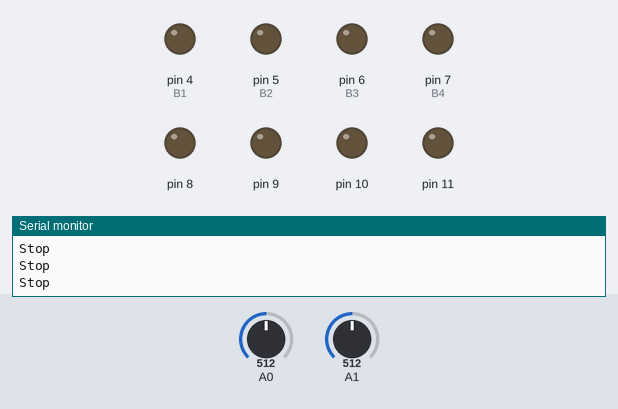
A sketch run on a simulated Arduino Uno, built with avr-gcc and run on an emulated ATmega328P. Shown: output pins drawn as LEDs (lit = HIGH), the last lines printed to the serial monitor. The test bench sets the inputs (shaded band); at power-on: A0 = 512, A1 = 512.

Above: at 1.2 s.
1.3 s: A0 set to 582
4.3 s: A0 set to 608
At 5.1 s:
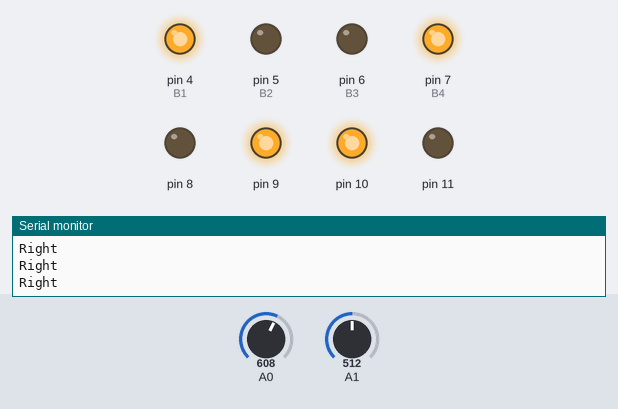
5.8 s: A1 set to 588
7.3 s: A1 set to 618
At 8.5 s:
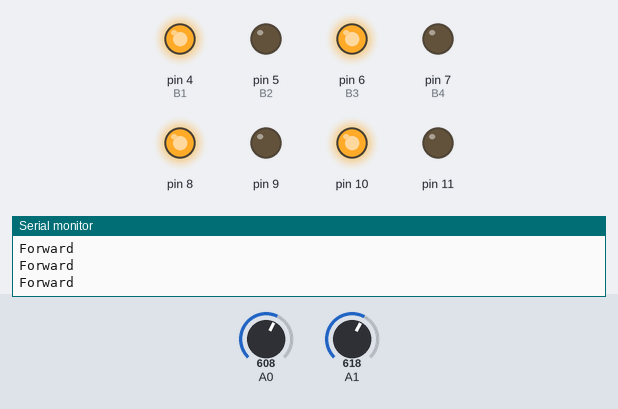
8.8 s: A0 set to 590
At 9.9 s:
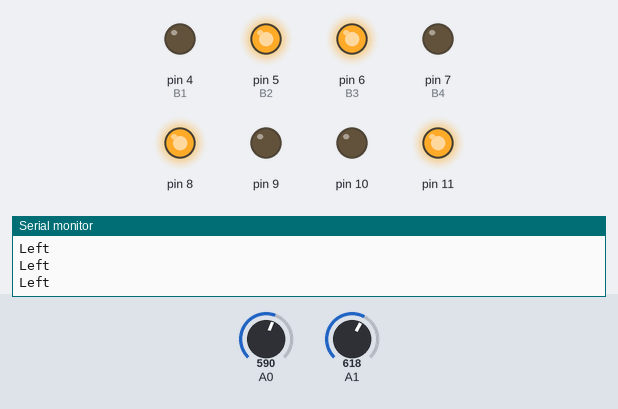
10.3 s: A0 set to 610
At 11.1 s:
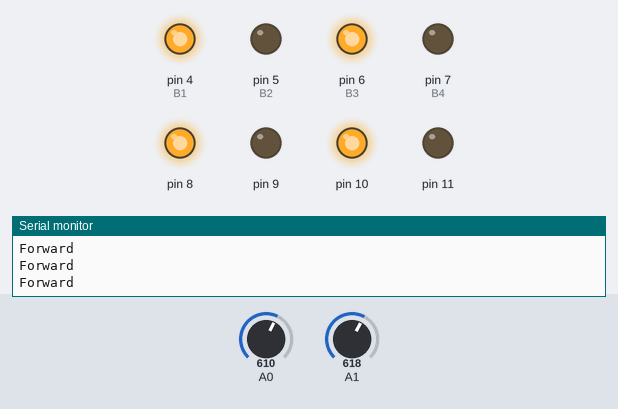
Timing chart, 0 to 12.8 s (numbered marks = the images above; inputs shaded):
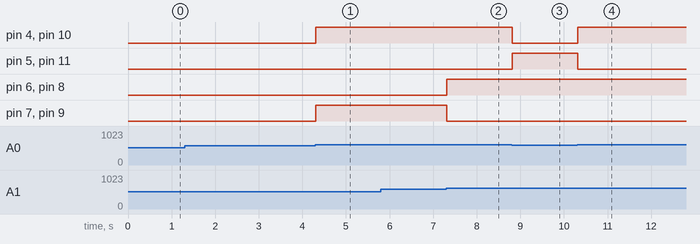

The sketch:

Final_code_for_Swarm_robo.ino
```cpp
#define B1 4
#define B2 5
#define B3 6
#define B4 7
void setup() {
  Serial.begin(9600);
  pinMode(8,OUTPUT);
  pinMode(9,OUTPUT);
  pinMode(10,OUTPUT);
  pinMode(11,OUTPUT);
  pinMode(B1,OUTPUT);
  pinMode(B2,OUTPUT);
  pinMode(B3,OUTPUT);
  pinMode(B4,OUTPUT);
  pinMode(A0,INPUT);
  pinMode(A1,INPUT);
}

  void moveRobot(String motion)
  {
    if(motion == "Forward")
    {
      digitalWrite(8,HIGH);
      digitalWrite(9,LOW);
      digitalWrite(10,HIGH);
      digitalWrite(11,LOW);
      Serial.println("Forward");
    }

     if(motion == "Backward")
    {
      digitalWrite(8,LOW);
      digitalWrite(9,HIGH);
      digitalWrite(10,LOW);
      digitalWrite(11,HIGH);
      Serial.println("Backward");
    }

     if(motion == "Right")
    {
      digitalWrite(8,HIGH);
      digitalWrite(9,LOW);
      digitalWrite(10,LOW);
      digitalWrite(11,HIGH);
      Serial.println("Left");

    }

     if(motion == "Left")
    {
      digitalWrite(8,LOW);
      digitalWrite(9,HIGH);
      digitalWrite(10,HIGH);
      digitalWrite(11,LOW);
      Serial.println("Right");
    }

     if(motion == "Stop")
    {
      digitalWrite(8,LOW);
      digitalWrite(9,LOW);
      digitalWrite(10,LOW);
      digitalWrite(11,LOW);
      Serial.println("Stop");
    }

   }


void loop() {
  // put your main code here, to run repeatedly:
  int Right = analogRead(A0);//reads values from pin A0 and stores in Right
  int Left = analogRead(A1);//reads values from pin A1 and stores in Left
  //Serial.print("Value of Right sensor is" + String(Right));
  //Serial.print("\t");
  //Serial.println("Value of Left sensor is" + String(Left));
  //delay(1000);
  if((Right > 600)&&(Left > 600))//both sensor detects white surface
  {
    moveRobot("Forward");
    digitalWrite(4,HIGH);
    digitalWrite(5,LOW);
    digitalWrite(6,HIGH);
    digitalWrite(7,LOW);
  }
  if((Right < 600)&&(Left < 600))//both sensor detects black line
  {
    moveRobot("Stop");
    digitalWrite(4,LOW);
    digitalWrite(5,LOW);
    digitalWrite(6,LOW);
    digitalWrite(7,LOW);
  }

  if((Right < 600)&&(Left > 600))//Right sensor detects black line and left sensor white surface
  {
    moveRobot("Right");
    digitalWrite(4,LOW);
    digitalWrite(5,HIGH);
    digitalWrite(6,HIGH);
    digitalWrite(7,LOW);
  }
   if((Right > 600)&&(Left < 600))//Right sensor detects white surface and left sensor black line
  {
    moveRobot("Left");
    digitalWrite(4,HIGH);
    digitalWrite(5,LOW);
    digitalWrite(6,LOW);
    digitalWrite(7,HIGH);
  }
}
```

Measured:
- the behaviour switches between 600 and 601 on A0 (found by bisection; images 0 and 1)
- the behaviour switches between 600 and 601 on A1 (found by bisection; images 1 and 2)
- after the input at 4.3 s, pin 4 (B1), pin 7 (B4), pin 9, pin 10: LOW → HIGH at once
- after the input at 7.3 s, pin 6 (B3), pin 8: LOW → HIGH at once; pin 7 (B4), pin 9: HIGH → LOW at once
- after the input at 8.8 s, pin 4 (B1), pin 10: HIGH → LOW at once; pin 5 (B2), pin 11: LOW → HIGH at once
- after the input at 10.3 s, pin 4 (B1), pin 10: LOW → HIGH at once; pin 5 (B2), pin 11: HIGH → LOW at once
